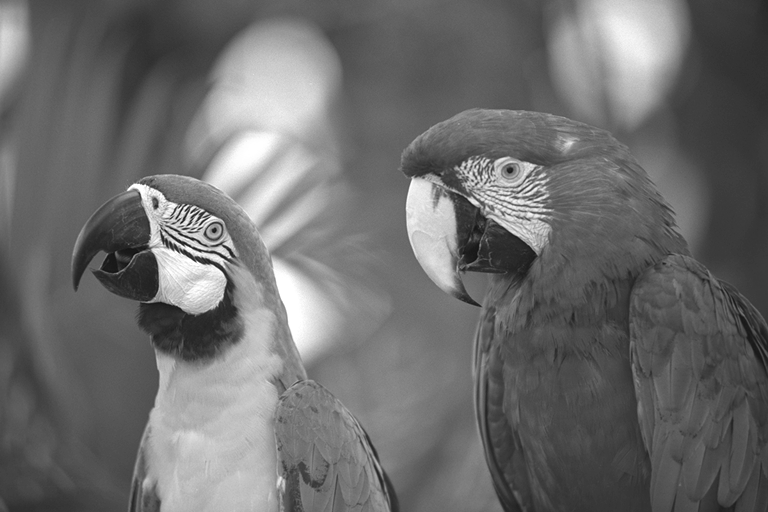
#> input picture Labwork 1/grayscale.jpg, 768 x 512 px
$ jupyter execute lab1.ipynb
#> lines starting #> are read from the running program, lines starting #| are printed output that depends on the picture; after the words box and inside, x2 and y2 are one past the last pixel; in counts of white or black regions, pixels touching at a corner belong together
[cell 1]
import cv2
import numpy as np
import matplotlib.pyplot as plt

# Part 2

Task 1: Import gray scale image

[cell 2]
grayscale = cv2.imread('grayscale.jpg')
#> grayscale is the input picture: shape (512, 768, 3); min 14, max 255, mean 109
plt.imshow(grayscale)

Task 2: Resize image

[cell 3]
grayscale_resize = cv2.resize(grayscale, (0,0), fx=0.3, fy=0.3)
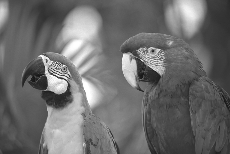
#> grayscale_resize: shape (154, 230, 3); min 23, max 255, mean 109
plt.imshow(grayscale_resize)

Task 3: Change brightness

[cell 4]
modified = grayscale.copy()
for i in range(0, modified.shape[0]):
    for j in range(0, modified.shape[1]):
        modified[i][j] =  0.5 * modified[i][j] + 10
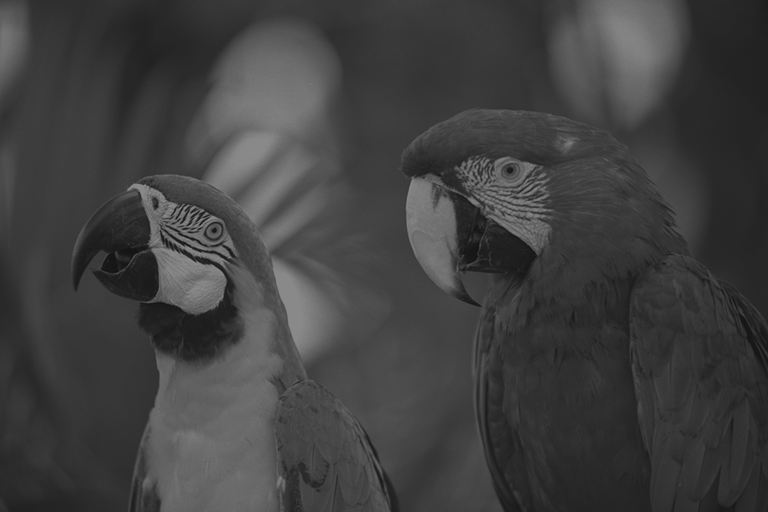
#> modified: shape (512, 768, 3); min 17, max 137, mean 64.3

row, col, ch = grayscale.shape
#> row = 512; col = 768; ch = 3
fig, axs = plt.subplots(1, 2, figsize=(15, 15))
fig.tight_layout()
axs[0].imshow(cv2.cvtColor(grayscale, cv2.COLOR_BGR2RGB))
axs[0].set_title('Original Image')
axs[1].imshow(cv2.cvtColor(modified, cv2.COLOR_BGR2RGB))
axs[1].set_title('Modiied Brightness')
plt.show()
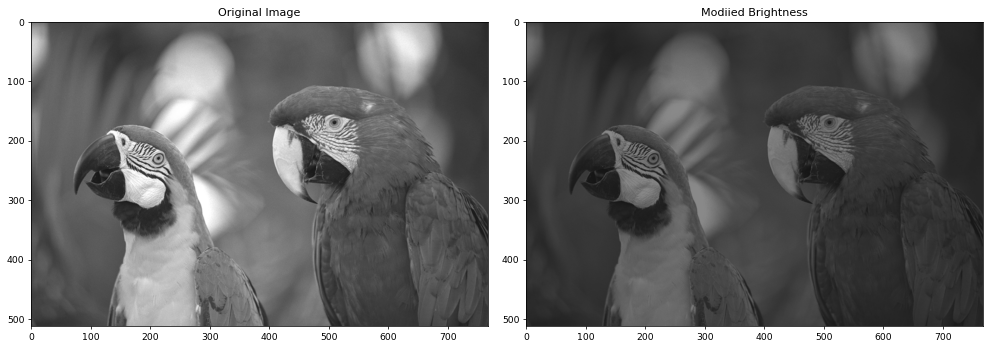
#> figure drawn by matplotlib, 2 panels

Task 4: Histogram equalization

[cell 5]
cv2.calcHist([grayscale], [0], None, [256], [0, 256])
plt.hist(grayscale.ravel(), 256, [0, 256])
plt.title('Histogram for grayscale image')
plt.xlabel('Intensity Value')
plt.ylabel('Pixel Count')
plt.show()
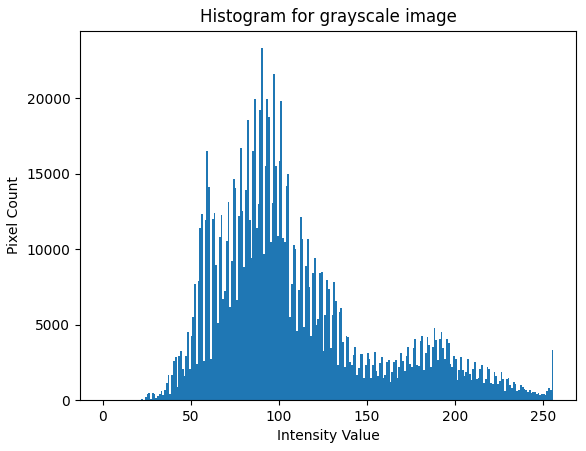
#> figure drawn by matplotlib, 1 panel; tallest bar 23334 high, from x = 90 to 91

[cell 6]
grayscale_fixed = grayscale.copy()
grayscale_fixed = cv2.cvtColor(grayscale_fixed, cv2.COLOR_BGR2GRAY)
grayscale_fixed = cv2.equalizeHist(grayscale_fixed)
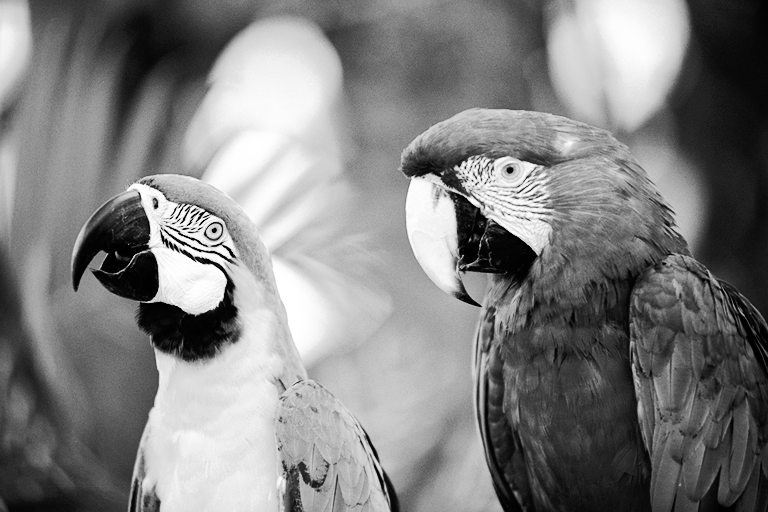
#> grayscale_fixed: shape (512, 768); min 0, max 255, mean 128.6
plt.hist(grayscale_fixed.ravel(), 256, [0, 256])
plt.title('Histogram for grayscale image')
plt.xlabel('Intensity Value')
plt.ylabel('Pixel Count')
plt.show()
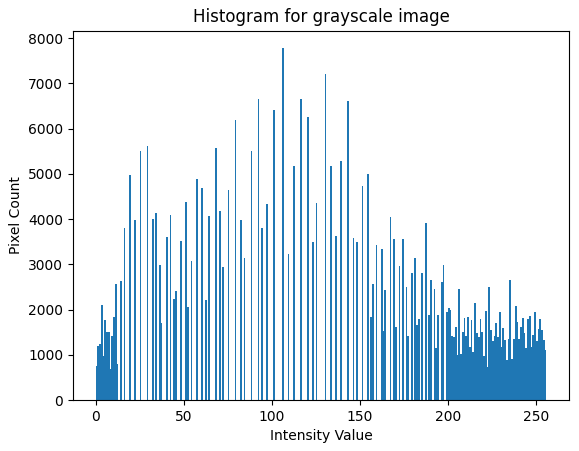
#> figure drawn by matplotlib, 1 panel; tallest bar 7778 high, from x = 106 to 107

[cell 7]
fig, axs = plt.subplots(1, 2, figsize=(15, 15))
fig.tight_layout()
axs[0].imshow(cv2.cvtColor(grayscale, cv2.COLOR_BGR2RGB))
axs[0].set_title('Original Image')
axs[1].imshow(cv2.cvtColor(grayscale_fixed, cv2.COLOR_BGR2RGB))
axs[1].set_title('Equalized Histogram')
plt.show()
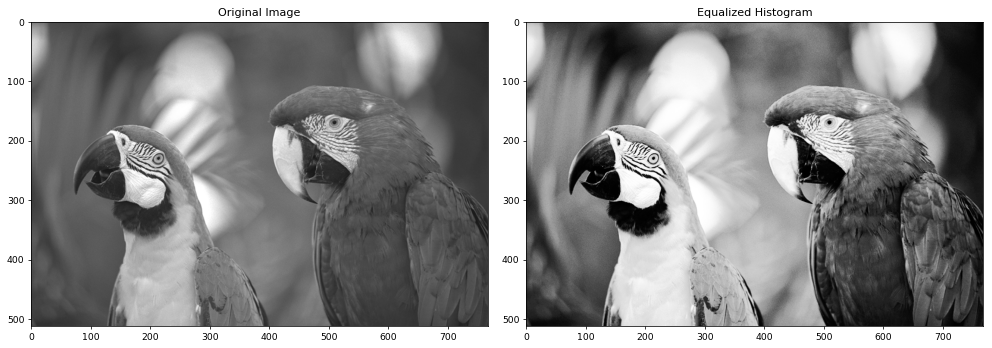
#> figure drawn by matplotlib, 2 panels

Task 5: Image Thresholds

[cell 8]
plt.imshow(cv2.cvtColor(grayscale_fixed, cv2.COLOR_BGR2RGB))
ret, thresh = cv2.threshold(grayscale_fixed, 127, 255, cv2.THRESH_BINARY)
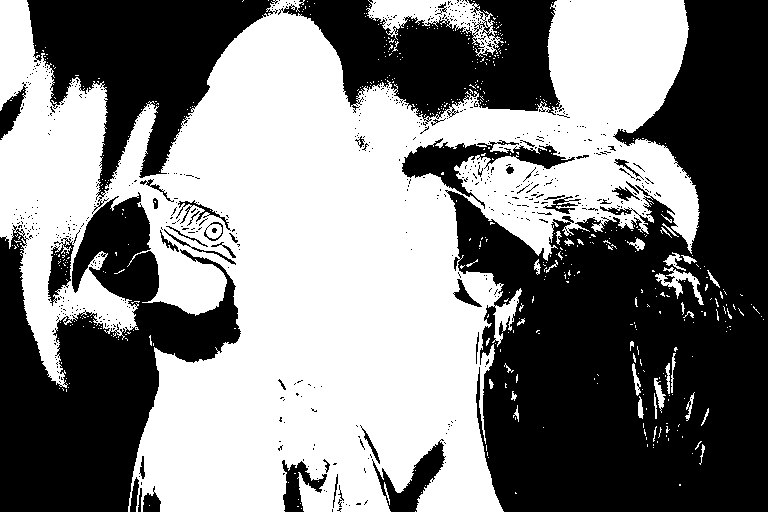
#> thresh: shape (512, 768); 50.9% white; 657 black regions (610 under 20 px), largest, box (x1, y1, x2, y2) and area: (445, 0, 768, 512) 99262, (0, 192, 241, 512) 39036, (27, 0, 278, 214) 22931
plt.imshow(cv2.cvtColor(thresh, cv2.COLOR_BGR2RGB))
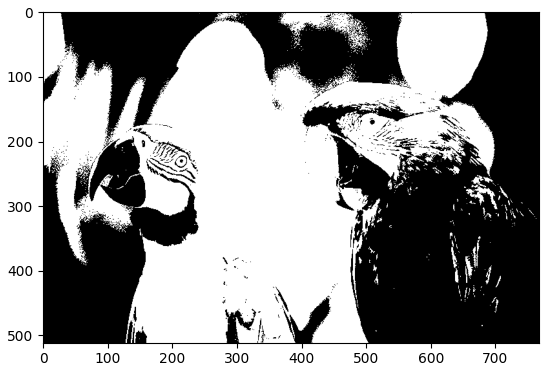
#> figure drawn by matplotlib, 1 panel
